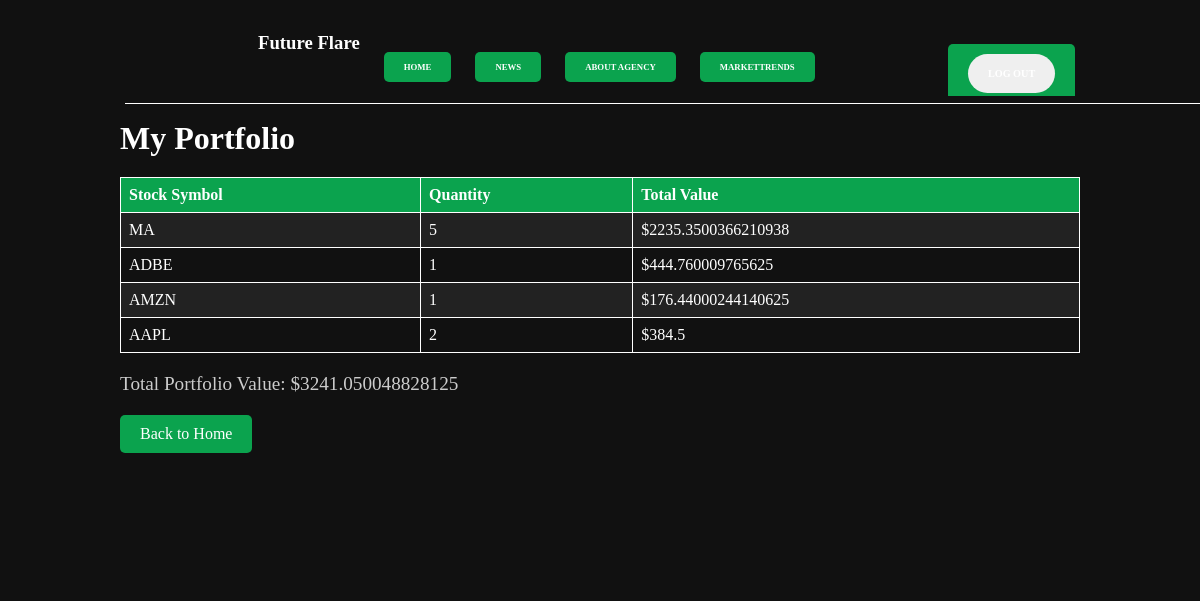
Page /portfolio (signed in) on the committed database.
### app.py (models this page shows)
class StockTransaction(db.Model):
    id = db.Column(db.Integer, primary_key=True)
    stock_symbol = db.Column(db.String(10), nullable=False)
    quantity = db.Column(db.Integer, nullable=False)
    price = db.Column(db.Float, nullable=False)
    transaction_type = db.Column(db.String(4), nullable=False) # 'BUY' or 'SELL'
    user_id = db.Column(db.Integer, db.ForeignKey('user.id'), nullable=False)

### app.py (the view)
@app.route('/portfolio')
@login_required
def portfolio():
    transactions = StockTransaction.query.filter_by(user_id=current_user.id).all()
    portfolio = {}
    for transaction in transactions:
        if transaction.stock_symbol not in portfolio:
            portfolio[transaction.stock_symbol] = {'quantity': 0, 'total_value': 0}
        if transaction.transaction_type == 'BUY':
            portfolio[transaction.stock_symbol]['quantity'] += transaction.quantity
            portfolio[transaction.stock_symbol]['total_value'] += transaction.price * transaction.quantity
        elif transaction.transaction_type == 'SELL':
            portfolio[transaction.stock_symbol]['quantity'] -= transaction.quantity
            portfolio[transaction.stock_symbol]['total_value'] -= transaction.price * transaction.quantity
    total_portfolio_value = sum(stock['total_value'] for stock in portfolio.values())
    return render_template('portfolio.html', portfolio=portfolio, total_portfolio_value=total_portfolio_value)

### app.py (called while the page is built)
@login_manager.user_loader
def load_user(user_id):
    return User.query.get(int(user_id))

### templates/portfolio.html (shortened to what this page needs)
{% extends "layout.html" %}
{% block content %}
<!DOCTYPE html>
<html lang="en">
<head>
</head>
<body>
    <nav>
        <div class="nav-part2">
            <div class="logo" id="logo">
                <h3>Future Flare</h3>
            </div>
            <div class="nav-elem">
                <h4><a href="/">Home</a></h4>
            </div>
            <div class="nav-elem">
                <h4><a href="/news" id="newss">News</a></h4>
            </div>
            <div class="nav-elem">
                <h4><a href="/about">About Agency</a></h4>
            </div>
            <div class="nav-elem">
                <h4><a href="/market/trends">MarketTrends</a></h4>
            </div>
        </div>
        <a href="/logout" id="logout-page"><button id="btn">Log Out</button></a>
        <div id="nav-bottom"></div>
    </nav>
    <div id="content-container">
        <h1>My Portfolio</h1>
        <table border="1">
            <tr>
                <th>Stock Symbol</th>
                <th>Quantity</th>
                <th>Total Value</th>
            </tr>
            {% for symbol, data in portfolio.items() %}
            <tr>
                <td>{{ symbol }}</td>
                <td>{{ data.quantity }}</td>
                <td>${{ data.total_value }}</td>
            </tr>
            {% endfor %}
        </table>
        <p>Total Portfolio Value: ${{ total_portfolio_value }}</p>
        <a href="{{ url_for('home') }}">Back to Home</a>
    </div>
</body>
</html>
{% endblock %}

### templates/portfolio.html (style rules this page uses)
* { margin: 0; padding: 0; box-sizing: border-box; font-family: gilroy; color: #fff; }
html, body { height: 100%; width: 100%; background-color: #111; }
nav { position: fixed; display: flex; align-items: flex-start; height: 12vh; width: 100%; padding: 2vw 10.4vw; justify-content: space-between; background-color: #111; color: #fff; z-index: 10; }
.nav-part2 { display: flex; gap: 2vw; align-items: flex-start; padding: 1vh 0; position: relative; z-index: 10; }
.nav-elem h4 a { text-decoration: none; color: #fff; text-transform: uppercase; font-weight: 600; }
.nav-part2 h4 { font-size: 0.73vw; margin-bottom: 2.6vw; }
nav button { display: flex; align-items: center; padding: 14px 20px; font-size: 0.85vw; text-transform: uppercase; font-weight: 700; border-radius: 50px; border: none; color: #fff; }
#nav-bottom { width: 100%; height: 1vh; position: absolute; top: 100%; background-color: #111; z-index: 9; border-bottom: 1px solid #fff; }
#content-container { padding: 15vh 10vw; background-color: #111; }
h1 { font-size: 2em; color: #fff; }
table { border-collapse: collapse; width: 100%; margin-top: 20px; }
th, td { border: 1px solid #fff; padding: 8px; text-align: left; }
th { background-color: #0BA34E; color: #fff; }
tr:nth-child(even) { background-color: #222; }
p { font-size: 1.2em; color: #ccc; margin-top: 20px; }
a { text-decoration: none; color: #fff; margin-top: 20px; display: inline-block; background-color: #0BA34E; padding: 10px 20px; border-radius: 5px; }

### rows in the picture
StockTransaction: stock_symbol "MA", quantity "5", total_value "2235.3500366210938"
StockTransaction: stock_symbol "ADBE", quantity "1", total_value "444.760009765625"
StockTransaction: stock_symbol "AMZN", quantity "1", total_value "176.44000244140625"
StockTransaction: stock_symbol "AAPL", quantity "2", total_value "384.5"

### other values in the picture
{{ total_portfolio_value }} "3241.050048828125"
